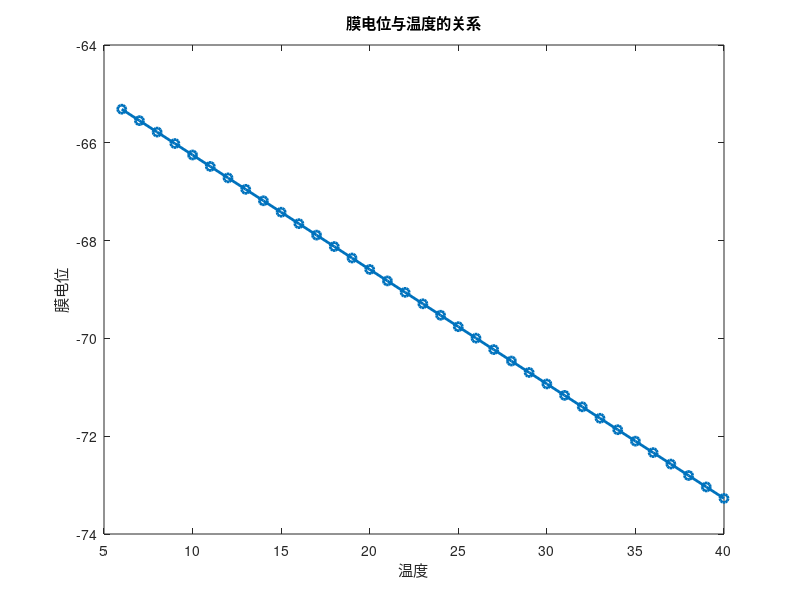

This figure's MATLAB source:
x = (6:40)
Vm = log((5+0.03*120+0.1*5)/(125+0.03*12+0.1*125)) *26.7*(x+273)/310
p = plot(x,Vm,'-o','MarkerSize',6,'LineWidth',2)
xlabel('温度')
ylabel('膜电位')
title('膜电位与温度的关系')
